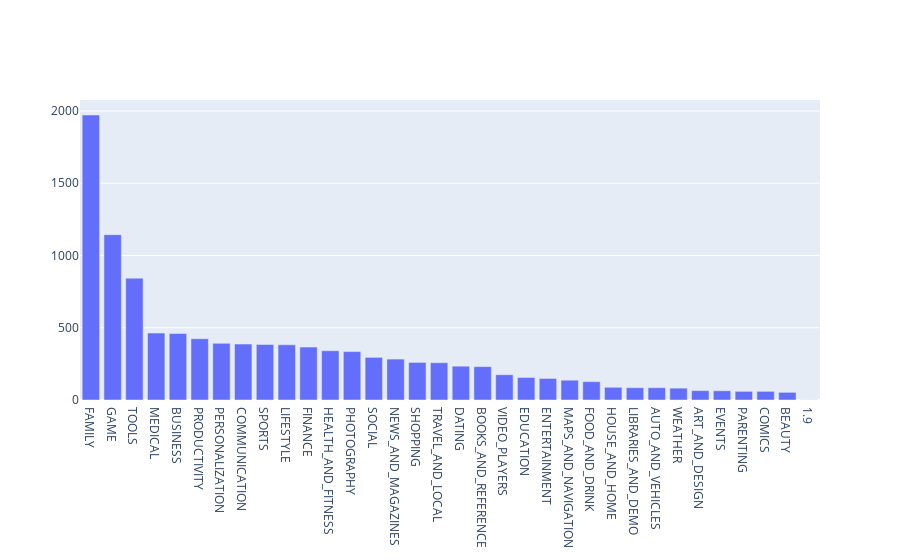

The cell this chart's notebook holds for it:
### Code cell
import plotly
plotly.offline.init_notebook_mode(connected=True)
import plotly.graph_objs as go

# Print the total number of unique categories
num_categories = len(apps['Category'].unique())
print('Number of categories = ', num_categories)

# Count the number of apps in each 'Category'. 
num_apps_in_category = apps['Category'].value_counts()

# Sort num_apps_in_category in descending order based on the count of apps in each category
sorted_num_apps_in_category = num_apps_in_category.sort_values(ascending = False)

data = [go.Bar(
        x = num_apps_in_category.index, # index = category name
        y = num_apps_in_category.values, # value = count
)]

plotly.offline.iplot(data)

### Figure 1 — Plotly figure (JSON) as saved in the notebook; plotly's stock layout.template omitted (floating-point values rounded to 4 significant figures)
{"data": [{"type": "bar", "x": ["FAMILY", "GAME", "TOOLS", "MEDICAL", "BUSINESS", "PRODUCTIVITY", "PERSONALIZATION", "COMMUNICATION", "SPORTS", "LIFESTYLE", "FINANCE", "HEALTH_AND_FITNESS", "PHOTOGRAPHY", "SOCIAL", "NEWS_AND_MAGAZINES", "SHOPPING", "TRAVEL_AND_LOCAL", "DATING", "BOOKS_AND_REFERENCE", "VIDEO_PLAYERS", "EDUCATION", "ENTERTAINMENT", "MAPS_AND_NAVIGATION", "FOOD_AND_DRINK", "HOUSE_AND_HOME", "LIBRARIES_AND_DEMO", "AUTO_AND_VEHICLES", "WEATHER", "ART_AND_DESIGN", "EVENTS", "PARENTING", "COMICS", "BEAUTY", "1.9"], "y": [1972, 1144, 843, 463, 460, 424, 392, 387, 384, 382, 366, 341, 335, 295, 283, 260, 258, 234, 231, 175, 156, 149, 137, 127, 88, 85, 85, 82, 65, 64, 60, 60, 53, 1]}], "layout": {}}
